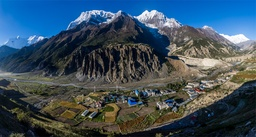
#> input picture img1.jpg, 256 x 137 px, shrunk from 860 x 460 before the run
$ python main.py
#> lines starting #> are read from the running program, lines starting #| are printed output that depends on the picture
import cv2
import numpy as np
import math
import matplotlib.pyplot as plt


img = cv2.imread('img1.jpg')
#> img is the input picture: shape (137, 256, 3); mean B, G, R 95.1, 80.4, 60.1
img = cv2.cvtColor(img, cv2.COLOR_BGR2GRAY)
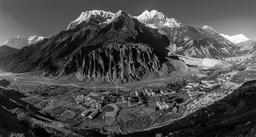
#> img: shape (137, 256); min 0, max 255, mean 76
n = img.shape[0]
#> n = 137
m = img.shape[1]
#> m = 256
tot = n*m
#> tot = 35072
arr_flattend = np.reshape(img,tot)
# to not go out of bounds
arr_flattend = np.append(arr_flattend,0)
sliding_window = 100
look_ahead = 60
# go back / length of matching / next charachter to send
# at first i have empty search buffer and full look ahead buffer
encoded_tuple = np.array([])
encoded_charachter = np.array([],dtype=np.uint8);
# initialize search buffer to be equal sliding_window-look_ahead
search_buffer_length = sliding_window-look_ahead
for i in range(search_buffer_length):
    encoded_tuple = np.append(encoded_tuple,(0,0))
    encoded_charachter = np.append(encoded_charachter,arr_flattend[i])
#> this loop made 40 passes
#> encoded_charachter on passes 1 to 12: [100], [100, 96], [100, 96, 93], [100, 96, 93, 92], [100, 96, 93, 92, 93], [100, 96, 93, 92, 93, 92], [100, 96, 93, 92, 93, 92, 92], [100, 96, 93, 92, 93, 92, 92, 92], [100, 96, 93, 92, 93, 92, 92, 92, 90], [100, 96, 93, 92, 93, 92, 92, 92, 90, 91], [100, 96, 93, 92, 93, 92, 92, 92, 90, 91, 91], [100, 96, 93, 92, 93, 92, 92, 92, 90, 91, 91, 90]
#> after the loop, encoded_charachter = 40 values, max 100 at index 0, min 81 at index 32, mean 86.45

search_buffer_ptr = 0
while search_buffer_length+search_buffer_ptr < tot:
    current_character_ptr = search_buffer_length+search_buffer_ptr
    # match charachters in search buffer from look ahead buffer

    charchter_to_encode = arr_flattend[current_character_ptr]
    # to get max length search for all ocurence of charachter to encode in search buffer
    occurence_indecies = np.array([],dtype=np.int16)
    for i in range(search_buffer_ptr,search_buffer_length+search_buffer_ptr):
        if( arr_flattend[i] == charchter_to_encode ):
            occurence_indecies = np.append(occurence_indecies,i)
    # if there is a match find longest one
    max_match = 0
    max_match_go_back = 0
    # check if no match
    if( occurence_indecies.size == 0 ):
        encoded_charachter = np.append(encoded_charachter,charchter_to_encode)
        encoded_tuple = np.append(encoded_tuple,(0,0))
    else:

        for index in occurence_indecies:
                match_length = 0
                go_back = current_character_ptr - index
                current_index  = 0
                while current_character_ptr+current_index < tot  and arr_flattend[index+current_index] == arr_flattend[current_character_ptr+current_index]:
                    match_length += 1
                    current_index += 1
                if match_length > max_match:
                    max_match = match_length
                    max_match_go_back = go_back
        encoded_tuple = np.append(encoded_tuple,(max_match_go_back,max_match))
        encoded_charachter = np.append(encoded_charachter,arr_flattend[current_character_ptr+current_index])
    # slide the window to next look ahead buffer position
    search_buffer_ptr += max_match+1
#> this loop made 23907 passes
#> charchter_to_encode on passes 1 to 3: 80, 80, 79
#> after the loop, search_buffer_ptr = 35032

print('encode charachter')
print(encoded_charachter.size)
#| 23947
print('encoded tuple')
print(encoded_tuple.size)
#| 47894
# [12 lines of commented-out code are left out]
decoded_arr = np.array([])
k = 0
i = 0
while i < encoded_tuple.size:
    go_back = encoded_tuple[i]
    charachter = encoded_charachter[k]
    k += 1
    i += 1
    length = int(encoded_tuple[i])
    i += 1
    if(go_back == 0):
        decoded_arr = np.append(decoded_arr,charachter)
    else:
        sizy = decoded_arr.size
        for j in range(length):
            if(int(sizy-go_back+j)<decoded_arr.size ):
                decoded_arr = np.append(decoded_arr,decoded_arr[int(sizy-go_back+j)])
        if  decoded_arr.size<tot:
            decoded_arr = np.append(decoded_arr,charachter)
#> this loop made 23947 passes
#> charachter on passes 1 to 12: 100, 96, 93, 92, 93, 92, 92, 92, 90, 91, 91, 90
#> charachter on passes 15 to 20: 88, 88, 86, 86, 86, 85


decoded_arr = np.reshape(decoded_arr,(n,m))
plt.figure(1)
plt.imshow(np.reshape(np.reshape(img,n*m),(n,m)),cmap='gray')

plt.figure(2)
plt.imshow(decoded_arr,cmap='gray')
plt.show()
